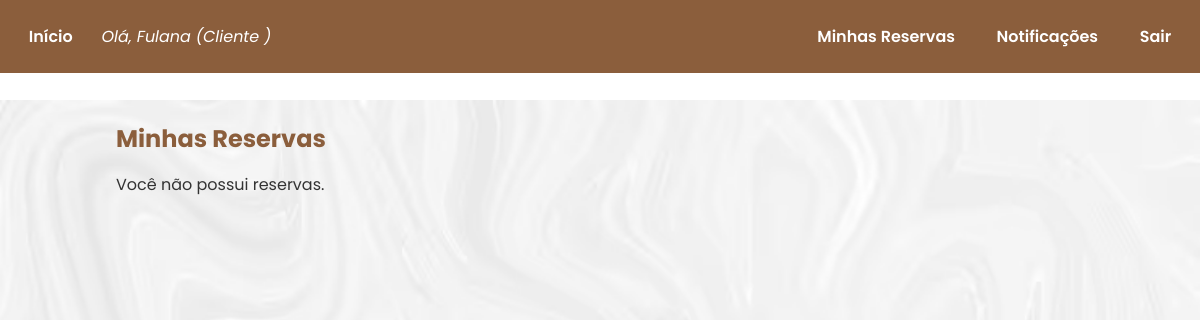
The page /minhas-reservas (signed in) on the database as committed earlier.
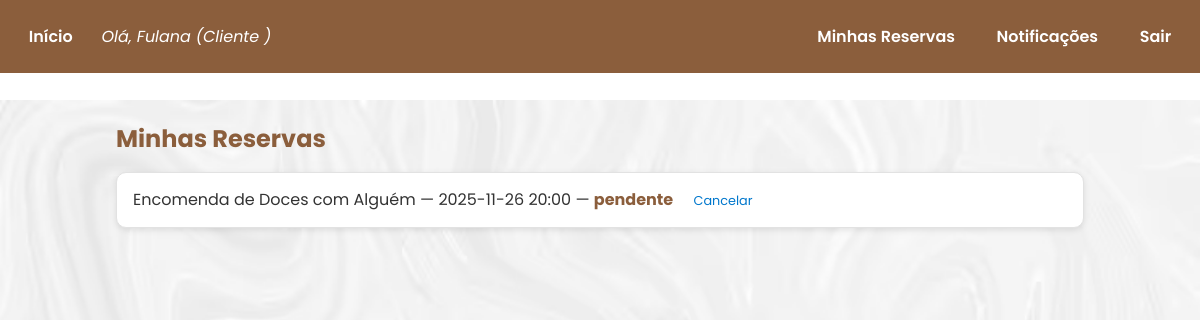
The same page on the database as committed later.
### models.py (models this page shows)
class Agendamento(db.Model):
    __tablename__ = 'tb_agendamentos'
    id = db.Column('age_id', db.Integer, primary_key=True)
    cliente_id = db.Column('age_cli_id', db.Integer, db.ForeignKey('tb_clientes.cli_id'))
    profissional_id = db.Column('age_pro_id', db.Integer, db.ForeignKey('tb_profissionais.pro_id'))
    servico_id = db.Column('age_ser_id', db.Integer, db.ForeignKey('tb_servicos.ser_id'))
    data_hora = db.Column('age_data_hora', db.DateTime, nullable=False)
    status = db.Column(
        'age_status',
        db.Enum('pendente', 'confirmado', 'cancelado', name='status_enum'),
        default='pendente',
        nullable=False
    )
    criado_em = db.Column('age_criacao', db.DateTime, default=datetime.utcnow)
    cliente = db.relationship('Cliente', back_populates='agendamentos')
    profissional = db.relationship('Profissional', back_populates='agendamentos')
    servico = db.relationship('Servico')

class Servico(db.Model):
    __tablename__ = 'tb_servicos'
    id = db.Column('ser_id', db.Integer, primary_key=True)
    nome = db.Column('ser_nome', db.String(200), nullable=False)
    duracao_min = db.Column('ser_duracao', db.Integer, nullable=False, default=30)
    preco = db.Column('ser_preco', db.Float, nullable=True)
    profissional_id = db.Column('ser_pro_id', db.Integer, db.ForeignKey('tb_profissionais.pro_id'))
    profissional = db.relationship('Profissional', back_populates='servicos')

class User(db.Model):
    __tablename__ = 'tb_usuarios'
    id = db.Column('usu_id', db.Integer, primary_key=True)
    nome = db.Column('usu_nome', db.String(200), nullable=False)
    email = db.Column('usu_email', db.String(200), unique=True, nullable=False)
    senha_hash = db.Column('usu_senha', db.String(200), nullable=False)
    perfil = db.Column(
        'usu_tipo',
        db.Enum('cliente', 'profissional', 'admin', name='perfil_enum'),
        nullable=False,
        default='cliente'
    )
    cliente = db.relationship('Cliente', uselist=False, back_populates='user', cascade='all, delete-orphan')
    profissional = db.relationship('Profissional', uselist=False, back_populates='user', cascade='all, delete-orphan')
    administrador = db.relationship('Administrador', uselist=False, back_populates='user', cascade='all, delete-orphan')
    notificacoes = db.relationship('Notificacao', back_populates='user', cascade='all, delete-orphan')

### app.py (the view)
@app.route('/minhas-reservas')
@exige_login
def minhas_reservas():
    u = current_user()
    if u.perfil != 'cliente':
        return redirect(url_for('index'))
    ags = Agendamento.query.filter_by(cliente_id=u.cliente.id).order_by(Agendamento.data_hora.desc()).all()
    return render_template('minhas_reservas.html', user=u, agendamentos=ags)

### app.py (called while the page is built)
def current_user():
    uid = session.get('user_id')
    if not uid:
        return None
    return User.query.get(uid)

def exige_login(func):
    from functools import wraps
    @wraps(func)
    def wrapper(*args, **kwargs):
        if not current_user():
            return redirect(url_for('index'))
        return func(*args, **kwargs)
    return wrapper

### templates/minhas_reservas.html (shortened to what this page needs)
{% extends "base.html" %}
{% block content %}
  <div class="container">
    <h2>Minhas Reservas</h2>
    {% if agendamentos %}
      <ul>
      {% for a in agendamentos %}
        <li>
          {{ a.servico.nome }} com {{ a.profissional.user.nome }} —
          {{ a.data_hora.strftime('%Y-%m-%d %H:%M') }} —
          <strong>{{ a.status }}</strong>
          {% if a.status != 'cancelado' %}
            <a href="{{ url_for('cancelar_agendamento', ag_id=a.id) }}">Cancelar</a>
          {% endif %}
        </li>
      {% endfor %}
      </ul>
    {% else %}
      <p>Você não possui reservas.</p>
    {% endif %}
  </div>
{% endblock %}

Rows that differ between the two databases and show on the page:
added Agendamento: servico.nome "Encomenda de Doces", profissional.user.nome "Alguém", data_hora "2025-11-26 20:00", status "pendente"
Other text that changed with them:
text no longer shown: "Você não possui reservas."
